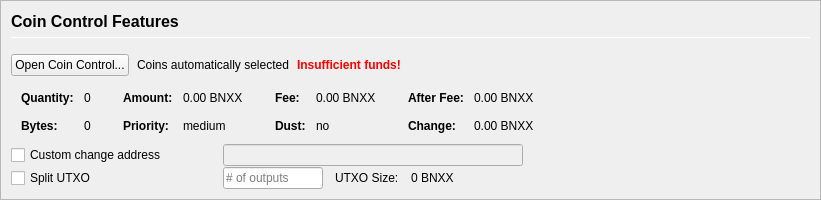
         <widget class="QFrame" name="frameCoinControl">
          <property name="sizePolicy">
           <sizepolicy hsizetype="Expanding" vsizetype="Expanding">
            <horstretch>0</horstretch>
            <verstretch>0</verstretch>
           </sizepolicy>
          </property>
          <property name="maximumSize">
           <size>
            <width>16777215</width>
            <height>16777215</height>
           </size>
          </property>
          <property name="frameShape">
           <enum>QFrame::StyledPanel</enum>
          </property>
          <property name="frameShadow">
           <enum>QFrame::Sunken</enum>
          </property>
          <layout class="QVBoxLayout" name="verticalLayoutCoinControl2">
           <property name="spacing">
            <number>0</number>
           </property>
           <property name="leftMargin">
            <number>0</number>
           </property>
           <property name="topMargin">
            <number>0</number>
           </property>
           <property name="rightMargin">
            <number>0</number>
           </property>
           <property name="bottomMargin">
            <number>0</number>
           </property>
           <item>
            <widget class="QFrame" name="frameCoinControl_BG">
             <layout class="QVBoxLayout" name="verticalLayoutCoinControl" stretch="0,0,0,0,0,0">
              <property name="spacing">
               <number>1</number>
              </property>
              <property name="leftMargin">
               <number>10</number>
              </property>
              <property name="topMargin">
               <number>10</number>
              </property>
              <item>
               <layout class="QHBoxLayout" name="horizontalLayoutCoinControl1">
                <property name="bottomMargin">
                 <number>15</number>
                </property>
                <item>
                 <layout class="QVBoxLayout" name="verticalLayout_3">
                  <property name="spacing">
                   <number>6</number>
                  </property>
                  <item>
                   <widget class="QLabel" name="labelCoinControlFeatures">
                    <property name="sizePolicy">
                     <sizepolicy hsizetype="Preferred" vsizetype="Maximum">
                      <horstretch>0</horstretch>
                      <verstretch>0</verstretch>
                     </sizepolicy>
                    </property>
                    <property name="minimumSize">
                     <size>
                      <width>0</width>
                      <height>20</height>
                     </size>
                    </property>
                    <property name="font">
                     <font>
                      <pointsize>12</pointsize>
                      <weight>75</weight>
                      <bold>true</bold>
                     </font>
                    </property>
                    <property name="styleSheet">
                     <string notr="true">font-weight:bold;</string>
                    </property>
                    <property name="text">
                     <string>Coin Control Features</string>
                    </property>
                   </widget>
                  </item>
                  <item>
                   <widget class="Line" name="line">
                    <property name="minimumSize">
                     <size>
                      <width>0</width>
                      <height>1</height>
                     </size>
                    </property>
                    <property name="maximumSize">
                     <size>
                      <width>16777215</width>
                      <height>1</height>
                     </size>
                    </property>
                    <property name="orientation">
                     <enum>Qt::Horizontal</enum>
                    </property>
                   </widget>
                  </item>
                 </layout>
                </item>
               </layout>
              </item>
              <item>
               <layout class="QHBoxLayout" name="horizontalLayoutCoinControl2" stretch="0,0,0,0">
                <property name="spacing">
                 <number>8</number>
                </property>
                <property name="bottomMargin">
                 <number>10</number>
                </property>
                <item>
                 <widget class="QPushButton" name="pushButtonCoinControl">
                  <property name="styleSheet">
                   <string notr="true"/>
                  </property>
                  <property name="text">
                   <string>Open Coin Control...</string>
                  </property>
                  <property name="autoDefault">
                   <bool>false</bool>
                  </property>
                 </widget>
                </item>
                <item>
                 <widget class="QLabel" name="labelCoinControlAutomaticallySelected">
                  <property name="text">
                   <string>Coins automatically selected</string>
                  </property>
                  <property name="margin">
                   <number>5</number>
                  </property>
                 </widget>
                </item>
                <item>
                 <widget class="QLabel" name="labelCoinControlInsuffFunds">
                  <property name="font">
                   <font>
                    <weight>75</weight>
                    <bold>true</bold>
                   </font>
                  </property>
                  <property name="styleSheet">
                   <string notr="true">color:red;font-weight:bold;</string>
                  </property>
                  <property name="text">
                   <string>Insufficient funds!</string>
                  </property>
                  <property name="margin">
                   <number>5</number>
                  </property>
                 </widget>
                </item>
                <item>
                 <spacer name="horizontalSpacerCoinControl">
                  <property name="orientation">
                   <enum>Qt::Horizontal</enum>
                  </property>
                  <property name="sizeHint" stdset="0">
                   <size>
                    <width>40</width>
                    <height>1</height>
                   </size>
                  </property>
                 </spacer>
                </item>
               </layout>
              </item>
              <item>
               <widget class="QWidget" name="widgetCoinControl" native="true">
                <property name="sizePolicy">
                 <sizepolicy hsizetype="Preferred" vsizetype="Preferred">
                  <horstretch>0</horstretch>
                  <verstretch>0</verstretch>
                 </sizepolicy>
                </property>
                <property name="minimumSize">
                 <size>
                  <width>0</width>
                  <height>0</height>
                 </size>
                </property>
                <property name="styleSheet">
                 <string notr="true"/>
                </property>
                <layout class="QHBoxLayout" name="horizontalLayoutCoinControl5">
                 <property name="leftMargin">
                  <number>0</number>
                 </property>
                 <property name="topMargin">
                  <number>0</number>
                 </property>
                 <property name="rightMargin">
                  <number>0</number>
                 </property>
                 <property name="bottomMargin">
                  <number>0</number>
                 </property>
                 <item>
                  <layout class="QHBoxLayout" name="horizontalLayoutCoinControl3" stretch="0,0,0,1">
                   <property name="spacing">
                    <number>20</number>
                   </property>
                   <property name="topMargin">
                    <number>0</number>
                   </property>
                   <property name="bottomMargin">
                    <number>10</number>
                   </property>
                   <item>
                    <layout class="QFormLayout" name="formLayoutCoinControl1">
                     <property name="horizontalSpacing">
                      <number>10</number>
                     </property>
                     <property name="verticalSpacing">
                      <number>14</number>
                     </property>
                     <property name="leftMargin">
                      <number>10</number>
                     </property>
                     <property name="topMargin">
                      <number>4</number>
                     </property>
                     <property name="rightMargin">
                      <number>6</number>
                     </property>
                     <item row="0" column="0">
                      <widget class="QLabel" name="labelCoinControlQuantityText">
                       <property name="font">
                        <font>
                         <weight>75</weight>
                         <bold>true</bold>
                        </font>
                       </property>
                       <property name="text">
                        <string>Quantity:</string>
                       </property>
                       <property name="margin">
                        <number>0</number>
                       </property>
                      </widget>
                     </item>
                     <item row="0" column="1">
                      <widget class="QLabel" name="labelCoinControlQuantity">
                       <property name="cursor">
                        <cursorShape>IBeamCursor</cursorShape>
                       </property>
                       <property name="contextMenuPolicy">
                        <enum>Qt::ActionsContextMenu</enum>
                       </property>
                       <property name="text">
                        <string notr="true">0</string>
                       </property>
                       <property name="margin">
                        <number>0</number>
                       </property>
                       <property name="textInteractionFlags">
                        <set>Qt::LinksAccessibleByMouse|Qt::TextSelectableByKeyboard|Qt::TextSelectableByMouse</set>
                       </property>
                      </widget>
                     </item>
                     <item row="1" column="0">
                      <widget class="QLabel" name="labelCoinControlBytesText">
                       <property name="font">
                        <font>
                         <weight>75</weight>
                         <bold>true</bold>
                        </font>
                       </property>
                       <property name="text">
                        <string>Bytes:</string>
                       </property>
                      </widget>
                     </item>
                     <item row="1" column="1">
                      <widget class="QLabel" name="labelCoinControlBytes">
                       <property name="cursor">
                        <cursorShape>IBeamCursor</cursorShape>
                       </property>
                       <property name="contextMenuPolicy">
                        <enum>Qt::ActionsContextMenu</enum>
                       </property>
                       <property name="text">
                        <string notr="true">0</string>
                       </property>
                       <property name="textInteractionFlags">
                        <set>Qt::LinksAccessibleByMouse|Qt::TextSelectableByKeyboard|Qt::TextSelectableByMouse</set>
                       </property>
                      </widget>
                     </item>
                    </layout>
                   </item>
                   <item>
                    <layout class="QFormLayout" name="formLayoutCoinControl2">
                     <property name="horizontalSpacing">
                      <number>10</number>
                     </property>
                     <property name="verticalSpacing">
                      <number>14</number>
                     </property>
                     <property name="leftMargin">
                      <number>6</number>
                     </property>
                     <property name="topMargin">
                      <number>4</number>
                     </property>
                     <property name="rightMargin">
                      <number>6</number>
                     </property>
                     <item row="0" column="0">
                      <widget class="QLabel" name="labelCoinControlAmountText">
                       <property name="font">
                        <font>
                         <weight>75</weight>
                         <bold>true</bold>
                        </font>
                       </property>
                       <property name="text">
                        <string>Amount:</string>
                       </property>
                       <property name="margin">
                        <number>0</number>
                       </property>
                      </widget>
                     </item>
                     <item row="0" column="1">
                      <widget class="QLabel" name="labelCoinControlAmount">
                       <property name="cursor">
                        <cursorShape>IBeamCursor</cursorShape>
                       </property>
                       <property name="contextMenuPolicy">
                        <enum>Qt::ActionsContextMenu</enum>
                       </property>
                       <property name="text">
                        <string notr="true">0.00 BNXX</string>
                       </property>
                       <property name="textInteractionFlags">
                        <set>Qt::LinksAccessibleByMouse|Qt::TextSelectableByKeyboard|Qt::TextSelectableByMouse</set>
                       </property>
                      </widget>
                     </item>
                     <item row="1" column="0">
                      <widget class="QLabel" name="labelCoinControlPriorityText">
                       <property name="font">
                        <font>
                         <weight>75</weight>
                         <bold>true</bold>
                        </font>
                       </property>
                       <property name="text">
                        <string>Priority:</string>
                       </property>
                      </widget>
                     </item>
                     <item row="1" column="1">
                      <widget class="QLabel" name="labelCoinControlPriority">
                       <property name="cursor">
                        <cursorShape>IBeamCursor</cursorShape>
                       </property>
                       <property name="contextMenuPolicy">
                        <enum>Qt::ActionsContextMenu</enum>
                       </property>
                       <property name="text">
                        <string>medium</string>
                       </property>
                       <property name="textInteractionFlags">
                        <set>Qt::LinksAccessibleByMouse|Qt::TextSelectableByKeyboard|Qt::TextSelectableByMouse</set>
                       </property>
                      </widget>
                     </item>
                    </layout>
                   </item>
                   <item>
                    <layout class="QFormLayout" name="formLayoutCoinControl3">
                     <property name="horizontalSpacing">
                      <number>10</number>
                     </property>
                     <property name="verticalSpacing">
                      <number>14</number>
                     </property>
                     <property name="leftMargin">
                      <number>6</number>
                     </property>
                     <property name="topMargin">
                      <number>4</number>
                     </property>
                     <property name="rightMargin">
                      <number>6</number>
                     </property>
                     <item row="0" column="0">
                      <widget class="QLabel" name="labelCoinControlFeeText">
                       <property name="font">
                        <font>
                         <weight>75</weight>
                         <bold>true</bold>
                        </font>
                       </property>
                       <property name="text">
                        <string>Fee:</string>
                       </property>
                       <property name="margin">
                        <number>0</number>
                       </property>
                      </widget>
                     </item>
                     <item row="0" column="1">
                      <widget class="QLabel" name="labelCoinControlFee">
                       <property name="cursor">
                        <cursorShape>IBeamCursor</cursorShape>
                       </property>
                       <property name="contextMenuPolicy">
                        <enum>Qt::ActionsContextMenu</enum>
                       </property>
                       <property name="text">
                        <string notr="true">0.00 BNXX</string>
                       </property>
                       <property name="textInteractionFlags">
                        <set>Qt::LinksAccessibleByMouse|Qt::TextSelectableByKeyboard|Qt::TextSelectableByMouse</set>
                       </property>
                      </widget>
                     </item>
                     <item row="1" column="0">
                      <widget class="QLabel" name="labelCoinControlLowOutputText">
                       <property name="font">
                        <font>
                         <weight>75</weight>
                         <bold>true</bold>
                        </font>
                       </property>
                       <property name="text">
                        <string>Dust:</string>
                       </property>
                      </widget>
                     </item>
                     <item row="1" column="1">
                      <widget class="QLabel" name="labelCoinControlLowOutput">
                       <property name="cursor">
                        <cursorShape>IBeamCursor</cursorShape>
                       </property>
                       <property name="contextMenuPolicy">
                        <enum>Qt::ActionsContextMenu</enum>
                       </property>
                       <property name="text">
                        <string>no</string>
                       </property>
                       <property name="textInteractionFlags">
                        <set>Qt::LinksAccessibleByMouse|Qt::TextSelectableByKeyboard|Qt::TextSelectableByMouse</set>
                       </property>
                      </widget>
                     </item>
                    </layout>
                   </item>
                   <item>
                    <layout class="QFormLayout" name="formLayoutCoinControl4">
                     <property name="horizontalSpacing">
                      <number>10</number>
                     </property>
                     <property name="verticalSpacing">
                      <number>14</number>
                     </property>
                     <property name="leftMargin">
                      <number>6</number>
                     </property>
                     <property name="topMargin">
                      <number>4</number>
                     </property>
                     <property name="rightMargin">
                      <number>6</number>
                     </property>
                     <item row="0" column="0">
                      <widget class="QLabel" name="labelCoinControlAfterFeeText">
                       <property name="font">
                        <font>
                         <weight>75</weight>
                         <bold>true</bold>
                        </font>
                       </property>
                       <property name="text">
                        <string>After Fee:</string>
                       </property>
                       <property name="margin">
                        <number>0</number>
                       </property>
                      </widget>
                     </item>
                     <item row="0" column="1">
                      <widget class="QLabel" name="labelCoinControlAfterFee">
                       <property name="cursor">
                        <cursorShape>IBeamCursor</cursorShape>
                       </property>
                       <property name="contextMenuPolicy">
                        <enum>Qt::ActionsContextMenu</enum>
                       </property>
                       <property name="text">
                        <string notr="true">0.00 BNXX</string>
                       </property>
                       <property name="textInteractionFlags">
                        <set>Qt::LinksAccessibleByMouse|Qt::TextSelectableByKeyboard|Qt::TextSelectableByMouse</set>
                       </property>
                      </widget>
                     </item>
                     <item row="1" column="0">
                      <widget class="QLabel" name="labelCoinControlChangeText">
                       <property name="font">
                        <font>
                         <weight>75</weight>
                         <bold>true</bold>
                        </font>
                       </property>
                       <property name="text">
                        <string>Change:</string>
                       </property>
                      </widget>
                     </item>
                     <item row="1" column="1">
                      <widget class="QLabel" name="labelCoinControlChange">
                       <property name="cursor">
                        <cursorShape>IBeamCursor</cursorShape>
                       </property>
                       <property name="contextMenuPolicy">
                        <enum>Qt::ActionsContextMenu</enum>
                       </property>
                       <property name="text">
                        <string notr="true">0.00 BNXX</string>
                       </property>
                       <property name="textInteractionFlags">
                        <set>Qt::LinksAccessibleByMouse|Qt::TextSelectableByKeyboard|Qt::TextSelectableByMouse</set>
                       </property>
                      </widget>
                     </item>
                    </layout>
                   </item>
                  </layout>
                 </item>
                </layout>
               </widget>
              </item>
              <item>
               <layout class="QHBoxLayout" name="horizontalLayoutCoinControl4">
                <property name="spacing">
                 <number>12</number>
                </property>
                <property name="sizeConstraint">
                 <enum>QLayout::SetDefaultConstraint</enum>
                </property>
                <property name="topMargin">
                 <number>0</number>
                </property>
                <property name="rightMargin">
                 <number>0</number>
                </property>
                <item>
                 <widget class="QCheckBox" name="checkBoxCoinControlChange">
                  <property name="sizePolicy">
                   <sizepolicy hsizetype="Preferred" vsizetype="Preferred">
                    <horstretch>0</horstretch>
                    <verstretch>0</verstretch>
                   </sizepolicy>
                  </property>
                  <property name="minimumSize">
                   <size>
                    <width>200</width>
                    <height>0</height>
                   </size>
                  </property>
                  <property name="maximumSize">
                   <size>
                    <width>200</width>
                    <height>16777215</height>
                   </size>
                  </property>
                  <property name="toolTip">
                   <string>If this is activated, but the change address is empty or invalid, change will be sent to a newly generated address.</string>
                  </property>
                  <property name="text">
                   <string>Custom change address</string>
                  </property>
                 </widget>
                </item>
                <item>
                 <widget class="QValidatedLineEdit" name="lineEditCoinControlChange">
                  <property name="enabled">
                   <bool>false</bool>
                  </property>
                  <property name="sizePolicy">
                   <sizepolicy hsizetype="Preferred" vsizetype="Preferred">
                    <horstretch>0</horstretch>
                    <verstretch>0</verstretch>
                   </sizepolicy>
                  </property>
                  <property name="minimumSize">
                   <size>
                    <width>300</width>
                    <height>0</height>
                   </size>
                  </property>
                 </widget>
                </item>
                <item>
                 <widget class="QLabel" name="labelCoinControlChangeLabel">
                  <property name="sizePolicy">
                   <sizepolicy hsizetype="Preferred" vsizetype="Preferred">
                    <horstretch>0</horstretch>
                    <verstretch>0</verstretch>
                   </sizepolicy>
                  </property>
                  <property name="minimumSize">
                   <size>
                    <width>100</width>
                    <height>0</height>
                   </size>
                  </property>
                  <property name="text">
                   <string/>
                  </property>
                  <property name="margin">
                   <number>3</number>
                  </property>
                 </widget>
                </item>
               </layout>
              </item>
              <item>
               <layout class="QHBoxLayout" name="horizontalLayoutCoinControl6">
                <property name="spacing">
                 <number>12</number>
                </property>
                <property name="rightMargin">
                 <number>0</number>
                </property>
                <item>
                 <widget class="QCheckBox" name="splitBlockCheckBox">
                  <property name="sizePolicy">
                   <sizepolicy hsizetype="Preferred" vsizetype="Preferred">
                    <horstretch>0</horstretch>
                    <verstretch>0</verstretch>
                   </sizepolicy>
                  </property>
                  <property name="minimumSize">
                   <size>
                    <width>200</width>
                    <height>0</height>
                   </size>
                  </property>
                  <property name="maximumSize">
                   <size>
                    <width>200</width>
                    <height>16777215</height>
                   </size>
                  </property>
                  <property name="text">
                   <string>Split UTXO</string>
                  </property>
                 </widget>
                </item>
                <item>
                 <widget class="QLineEdit" name="splitBlockLineEdit">
                  <property name="sizePolicy">
                   <sizepolicy hsizetype="Preferred" vsizetype="Preferred">
                    <horstretch>50</horstretch>
                    <verstretch>0</verstretch>
                   </sizepolicy>
                  </property>
                  <property name="minimumSize">
                   <size>
                    <width>100</width>
                    <height>0</height>
                   </size>
                  </property>
                  <property name="maximumSize">
                   <size>
                    <width>100</width>
                    <height>16777215</height>
                   </size>
                  </property>
                  <property name="placeholderText">
                   <string># of outputs</string>
                  </property>
                 </widget>
                </item>
                <item>
                 <widget class="QLabel" name="labelBlockSizeText">
                  <property name="text">
                   <string>UTXO Size:</string>
                  </property>
                 </widget>
                </item>
                <item>
                 <widget class="QLabel" name="labelBlockSize">
                  <property name="text">
                   <string>0 BNXX</string>
                  </property>
                 </widget>
                </item>
                <item>
                 <spacer name="horizontalSpacer_7">
                  <property name="orientation">
                   <enum>Qt::Horizontal</enum>
                  </property>
                  <property name="sizeHint" stdset="0">
                   <size>
                    <width>40</width>
                    <height>20</height>
                   </size>
                  </property>
                 </spacer>
                </item>
               </layout>
              </item>
              <item>
               <spacer name="verticalSpacerCoinControl">
                <property name="orientation">
                 <enum>Qt::Vertical</enum>
                </property>
                <property name="sizeHint" stdset="0">
                 <size>
                  <width>800</width>
                  <height>1</height>
                 </size>
                </property>
               </spacer>
              </item>
             </layout>
            </widget>
           </item>
          </layout>
         </widget>
